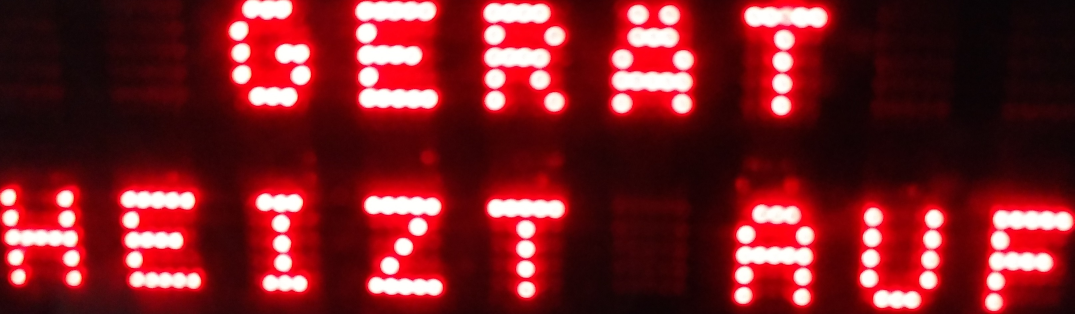
#> input picture import/cellphone/coffee2.png, 3223 x 942 px, found by its file name (shown at 1/3 size)
$ python test2.py
#> lines starting #> are read from the running program, lines starting #| are printed output that depends on the picture; after the words box and inside, x2 and y2 are one past the last pixel; in counts of white or black regions, pixels touching at a corner belong together
# -*- coding: utf-8 -*-
"""
Created on Fri Jun  2 10:12:53 2017

@author: Saleh Firoozabadi
"""

import numpy as np
from matplotlib import pyplot as plt
#from imutils.perspective import four_point_transform
#from imutils import contours
#import imutils
import cv2
from PIL import Image, ImageFilter
import PIL.ImageOps
import glob, os

from im_processing import im_processing

#image importing and resizing

img = cv2.imread ('import\coffee2.png')
#> img is the input picture: shape (942, 3223, 3); mean B, G, R 36.6, 32.1, 119.6
red = img[:,:,0]
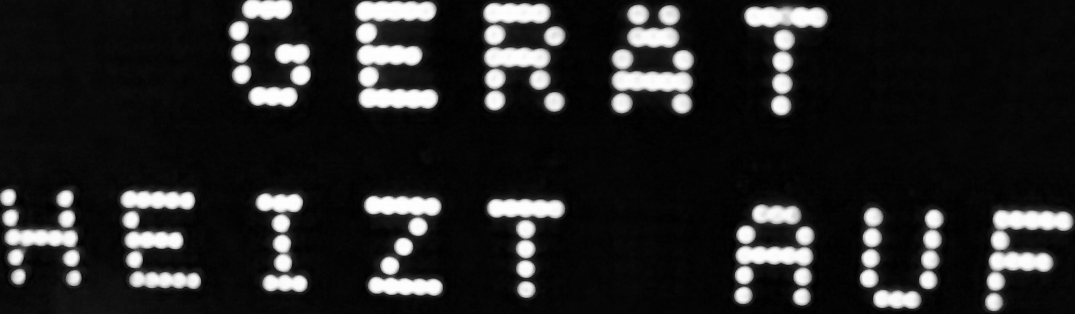
#> red: shape (942, 3223) (shown at 1/3 size); min 0, max 255, mean 36.6

x,y = red.shape[1], red.shape[0]
#> x = 3223; y = 942

# Cropping the image in left and up

ixx = np.argmax(red>100, axis=0) # index of first zero in columns
#> ixx = 3223 values, max 903 at index 2955, min 0 at index 245, mean 228.9
ymin = np.min(ixx[np.nonzero(ixx)]) # the lowest nonzero value in ixx showing the lowest row # containing zero
#> ymin = 1

ixy = np.argmax(red>100, axis=1)
#> ixy = 942 values, max 2975 at index 932, min 0 at index 347, mean 454.3
xmin = np.min(ixy[np.nonzero(ixy)])
#> xmin = 1


# Cropping the image in right and down

flipudred = np.flipud(red)
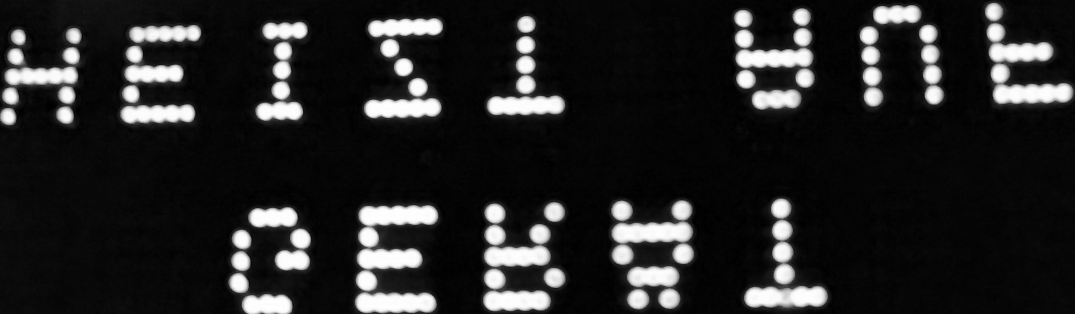
#> flipudred: shape (942, 3223) (shown at 1/3 size); min 0, max 255, mean 36.6
flipred = np.fliplr(flipudred)
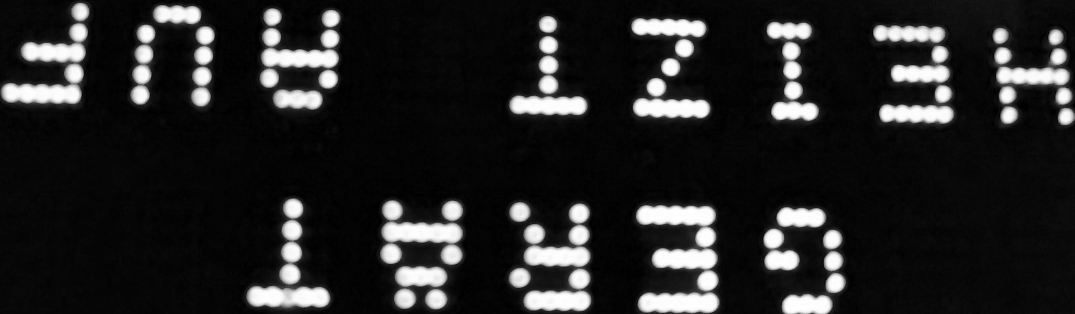
#> flipred: shape (942, 3223) (shown at 1/3 size); min 0, max 255, mean 36.6

ixx2 = np.argmax(flipred>100, axis=0)
#> ixx2 = 3223 values, max 903 at index 2158, min 0 at index 0, mean 157.4
ymaxtemp = np.min(ixx2[np.nonzero(ixx2)])
#> ymaxtemp = 9
ymax = y-1-ymaxtemp
#> ymax = 932

ixy2 = np.argmax(flipred>100, axis=1)
#> ixy2 = 942 values, max 3187 at index 374, min 0 at index 0, mean 489.2
xmaxtemp = np.min(ixy2[np.nonzero(ixy2)])
#> xmaxtemp = 2
xmax = x-1-xmaxtemp
#> xmax = 3220

#print (ymin, ymax ,xmin, xmax)
cropped = red [ymin:ymax ,xmin:xmax]
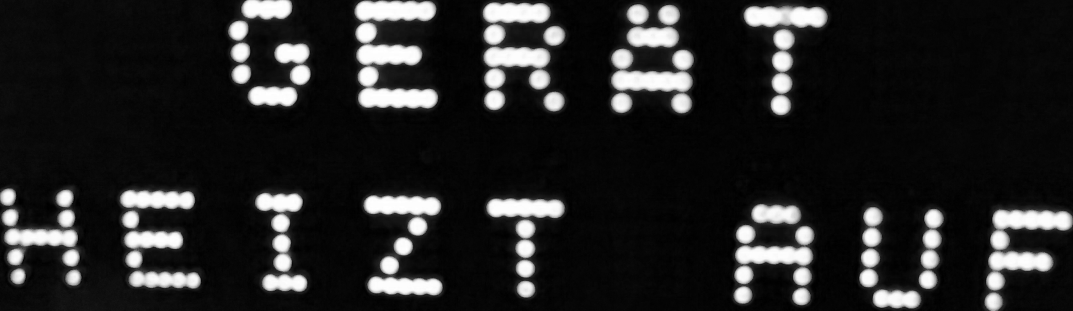
#> cropped: shape (931, 3219) (shown at 1/3 size); min 0, max 255, mean 37


#----------------------------------------------------------------------

size =1000,500
imgresized = cv2.resize(cropped, size)
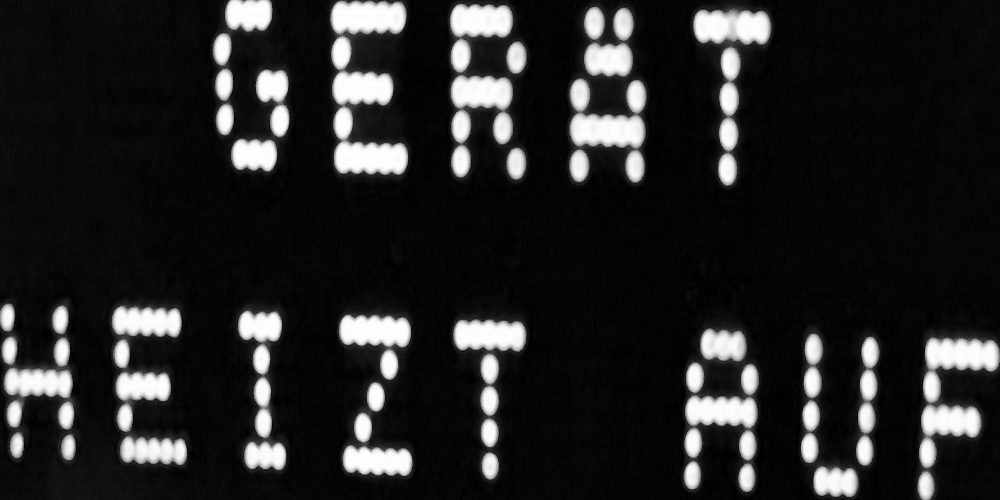
#> imgresized: shape (500, 1000); min 0, max 255, mean 36.9

#image modification

img_kernel = cv2.getStructuringElement(cv2.MORPH_ELLIPSE, (1, 5))
#img_gray = cv2.cvtColor(imgresized, cv2.COLOR_BGR2GRAY)
img_blurred = cv2.GaussianBlur(imgresized, (5, 5), 0)
img_thresh = cv2.threshold(img_blurred, 0, 255,
cv2.THRESH_BINARY_INV | cv2.THRESH_OTSU)[1]
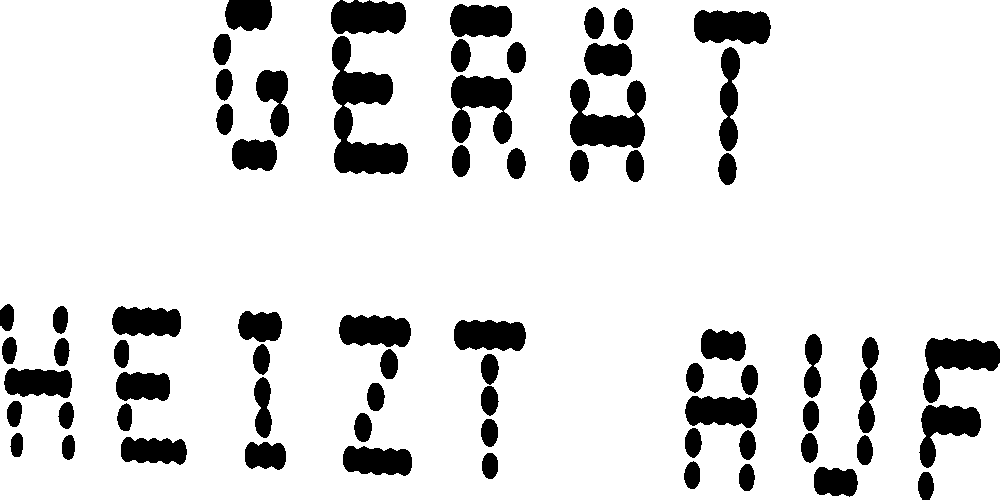
#> img_thresh: shape (500, 1000); 87.1% white; 68 black regions, largest, box (x1, y1, x2, y2) and area: (332, 36, 408, 174) 4897, (570, 79, 646, 148) 3168, (451, 75, 512, 144) 2727
img_thresh1 = cv2.morphologyEx(img_thresh, cv2.MORPH_OPEN, img_kernel)
#> img_thresh1: shape (500, 1000); 86.9% white; 32 black regions, largest, box (x1, y1, x2, y2) and area: (331, 0, 408, 174) 7218, (450, 4, 512, 177) 5577, (918, 338, 1000, 500) 4934

#cv2.imshow ('im1', img_thresh1)

# dilation erosion
kernel1 = np.ones((3,3),np.uint8)
kernel2 = np.ones((20,20),np.uint8)
kernel3 = np.ones((2,2),np.uint8)
erosion= cv2.erode(img_thresh1,kernel2,iterations = 1)
#> erosion: shape (500, 1000); 68.7% white; 13 black regions, largest, box (x1, y1, x2, y2) and area: (441, 0, 536, 189) 15022, (561, 0, 656, 192) 14908, (322, 0, 418, 184) 14094
dilation  = cv2.dilate(erosion,kernel1,iterations = 1)
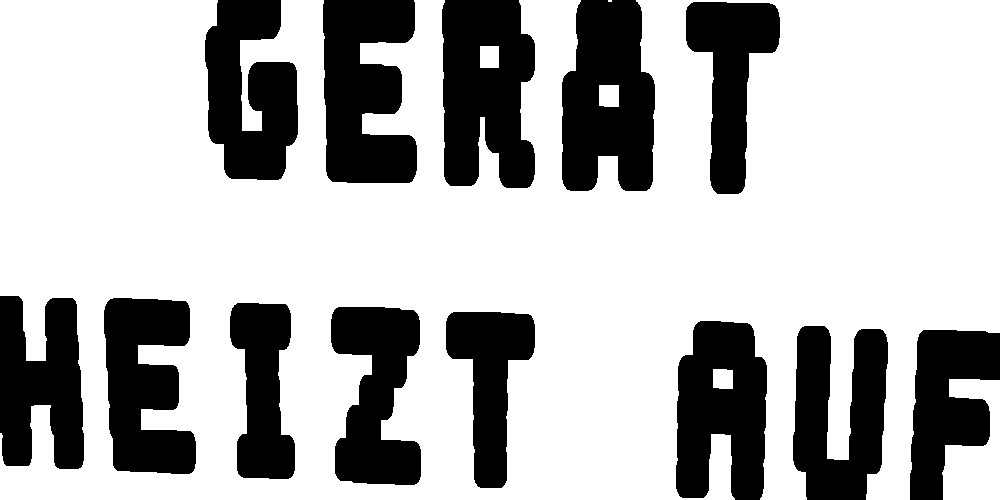
#> dilation: shape (500, 1000); 70.4% white; 13 black regions, largest, box (x1, y1, x2, y2) and area: (442, 0, 535, 188) 14276, (562, 0, 655, 191) 14221, (323, 0, 417, 183) 13428
#saleh = cv2.dilate(erosion,kernel3,iterations = 1)


cv2.imshow ('im2', dilation)

#----------------------------------------------------------------------
#cv2.waitKey()

$ run again, with import/cellphone/coffee4.jpg saved as import/cellphone/coffee2.png
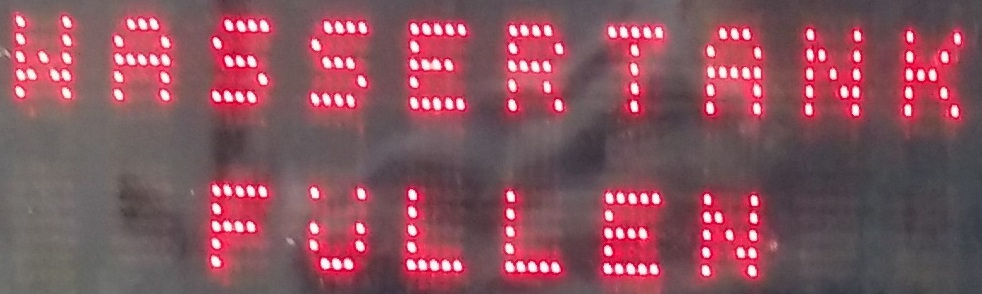
#> input picture import/cellphone/coffee4.jpg, 982 x 294 px, found by its file name
#> img is the input picture: shape (294, 982, 3); mean B, G, R 93.4, 83.3, 134.5
#> ixx = 982 values, max 275 at index 700, min 0 at index 7, mean 36.2
#> ymin = 1
#> ixy = 294 values, max 15 at index 43, min 0 at index 2, mean 2.49
#> xmin = 1
#> `flipred = np.fliplr(flipudred)`:
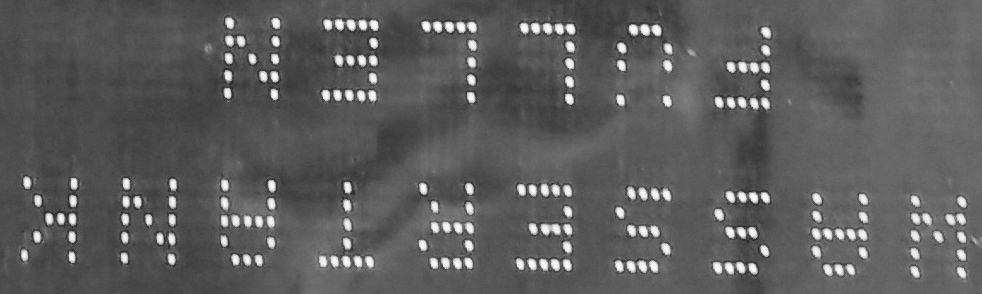
#> flipred: shape (294, 982); min 35, max 255, mean 93.4
#> ixx2 = 982 values, max 293 at index 781, min 0 at index 0, mean 62.38
#> ymaxtemp = 1
#> ymax = 292
#> ixy2 = 294 values, max 846 at index 9, min 19 at index 247, mean 273.7
#> xmaxtemp = 19
#> xmax = 962
#> img_thresh: shape (500, 1000); 94.8% white; 194 black regions, largest, box (x1, y1, x2, y2) and area: (333, 442, 366, 462) 462, (437, 100, 458, 119) 307, (231, 378, 253, 397) 292
#> erosion: shape (500, 1000); 72.2% white; 18 black regions, largest, box (x1, y1, x2, y2) and area: (0, 16, 84, 177) 10552, (828, 40, 905, 207) 10185, (720, 323, 798, 483) 10022
#> `dilation  = cv2.dilate(erosion,kernel1,iterations = 1)`:
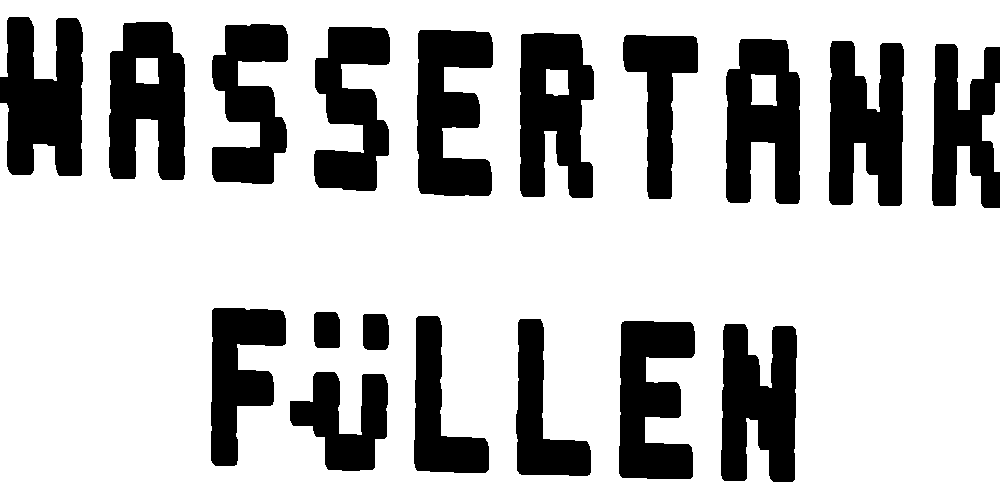
#> dilation: shape (500, 1000); 74.3% white; 18 black regions, largest, box (x1, y1, x2, y2) and area: (0, 17, 83, 176) 9878, (829, 41, 904, 206) 9425, (721, 324, 797, 482) 9282
